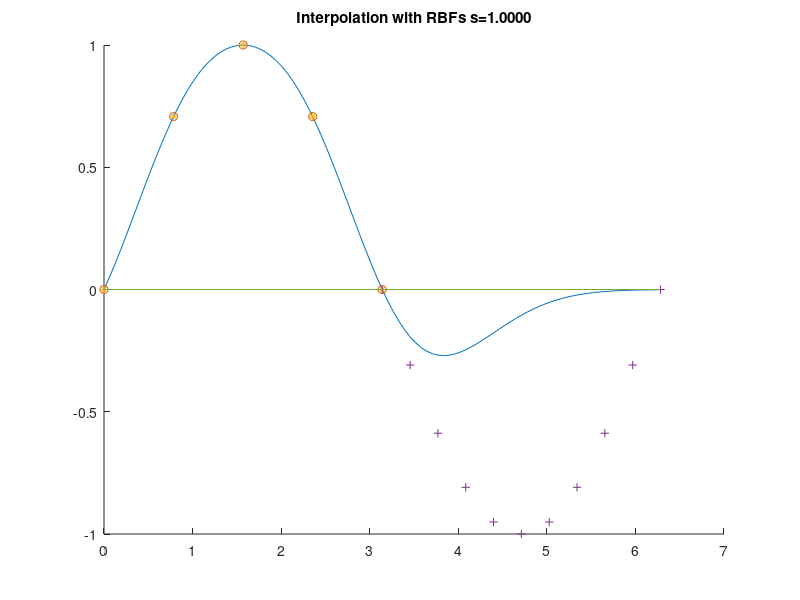

This chart was generated by the following MATLAB code:
% Example of Radial Bias Net on a Toy problem 
% interp1
% Uses a linear combination of rbfs 
clear
clc 

% generate data: 5 data points 
p = linspace(0,pi,5)'
t = sin(p)

% spread and bias 
s = 1;
b = sqrt(log(2))/s;

% compute the radial basis function F:
for j=1:length(p)
    n = b*abs((p-p(j)));
    F(:,j)=exp(-n.^2);
end 
% show F 
F

% Solve for C 
c = F\t

% activation on data points 
a=F*c;

% compare:
[t a]

% plot:
x = linspace(0, 2*pi, 101)';
for j=1:length(p)
    n=b*abs((x-p(j)));
    FF(:,j)=exp(-n.^2);
end

% activation on x 
y = FF*c;

% sine values outside training set 
X = [pi:pi/10:2*pi];
T = sin(X);
% Plot to compare 
close all 
hold on 
plot(x,y)
plot(p,t,'o')
plot(p,a,'*')
plot(X,T,'+')
plot([0;2*pi],[0;0])
hold off 
title(sprintf('Interpolation with RBFs s=%5.4f\n',s))















